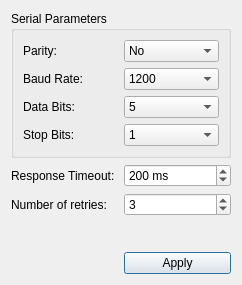
<?xml version="1.0" encoding="UTF-8"?>
<ui version="4.0">
 <class>SettingsDialog</class>
 <widget class="QDialog" name="SettingsDialog">
  <property name="geometry">
   <rect>
    <x>0</x>
    <y>0</y>
    <width>242</width>
    <height>285</height>
   </rect>
  </property>
  <property name="windowTitle">
   <string>Modbus Settings</string>
  </property>
  <layout class="QGridLayout" name="gridLayout">
   <item row="3" column="1">
    <spacer name="verticalSpacer">
     <property name="orientation">
      <enum>Qt::Vertical</enum>
     </property>
     <property name="sizeHint" stdset="0">
      <size>
       <width>20</width>
       <height>43</height>
      </size>
     </property>
    </spacer>
   </item>
   <item row="1" column="1">
    <widget class="QSpinBox" name="timeoutSpinner">
     <property name="accelerated">
      <bool>true</bool>
     </property>
     <property name="suffix">
      <string> ms</string>
     </property>
     <property name="minimum">
      <number>-1</number>
     </property>
     <property name="maximum">
      <number>5000</number>
     </property>
     <property name="singleStep">
      <number>20</number>
     </property>
     <property name="value">
      <number>200</number>
     </property>
    </widget>
   </item>
   <item row="1" column="0">
    <widget class="QLabel" name="label">
     <property name="text">
      <string>Response Timeout:</string>
     </property>
    </widget>
   </item>
   <item row="4" column="1">
    <widget class="QPushButton" name="applyButton">
     <property name="text">
      <string>Apply</string>
     </property>
    </widget>
   </item>
   <item row="0" column="0" colspan="2">
    <widget class="QGroupBox" name="groupBox">
     <property name="title">
      <string>Serial Parameters</string>
     </property>
     <layout class="QGridLayout" name="gridLayout_2">
      <item row="0" column="0">
       <widget class="QLabel" name="label_2">
        <property name="text">
         <string>Parity:</string>
        </property>
       </widget>
      </item>
      <item row="0" column="1">
       <widget class="QComboBox" name="parityCombo">
        <item>
         <property name="text">
          <string>No</string>
         </property>
        </item>
        <item>
         <property name="text">
          <string>Even</string>
         </property>
        </item>
        <item>
         <property name="text">
          <string>Odd</string>
         </property>
        </item>
        <item>
         <property name="text">
          <string>Space</string>
         </property>
        </item>
        <item>
         <property name="text">
          <string>Mark</string>
         </property>
        </item>
       </widget>
      </item>
      <item row="1" column="0">
       <widget class="QLabel" name="label_3">
        <property name="text">
         <string>Baud Rate:</string>
        </property>
       </widget>
      </item>
      <item row="1" column="1">
       <widget class="QComboBox" name="baudCombo">
        <item>
         <property name="text">
          <string>1200</string>
         </property>
        </item>
        <item>
         <property name="text">
          <string>1250000</string>
         </property>
        </item>
        <item>
         <property name="text">
          <string>2400</string>
         </property>
        </item>
        <item>
         <property name="text">
          <string>4800</string>
         </property>
        </item>
        <item>
         <property name="text">
          <string>9600</string>
         </property>
        </item>
        <item>
         <property name="text">
          <string>19200</string>
         </property>
        </item>
        <item>
         <property name="text">
          <string>38400</string>
         </property>
        </item>
        <item>
         <property name="text">
          <string>57600</string>
         </property>
        </item>
        <item>
         <property name="text">
          <string>115200</string>
         </property>
        </item>
       </widget>
      </item>
      <item row="2" column="0">
       <widget class="QLabel" name="label_4">
        <property name="text">
         <string>Data Bits:</string>
        </property>
       </widget>
      </item>
      <item row="2" column="1">
       <widget class="QComboBox" name="dataBitsCombo">
        <item>
         <property name="text">
          <string>5</string>
         </property>
        </item>
        <item>
         <property name="text">
          <string>6</string>
         </property>
        </item>
        <item>
         <property name="text">
          <string>7</string>
         </property>
        </item>
        <item>
         <property name="text">
          <string>8</string>
         </property>
        </item>
       </widget>
      </item>
      <item row="3" column="0">
       <widget class="QLabel" name="label_5">
        <property name="text">
         <string>Stop Bits:</string>
        </property>
       </widget>
      </item>
      <item row="3" column="1">
       <widget class="QComboBox" name="stopBitsCombo">
        <item>
         <property name="text">
          <string>1</string>
         </property>
        </item>
        <item>
         <property name="text">
          <string>3</string>
         </property>
        </item>
        <item>
         <property name="text">
          <string>2</string>
         </property>
        </item>
       </widget>
      </item>
     </layout>
    </widget>
   </item>
   <item row="2" column="0">
    <widget class="QLabel" name="label_6">
     <property name="text">
      <string>Number of retries:</string>
     </property>
    </widget>
   </item>
   <item row="2" column="1">
    <widget class="QSpinBox" name="retriesSpinner">
     <property name="value">
      <number>3</number>
     </property>
    </widget>
   </item>
  </layout>
 </widget>
 <resources/>
 <connections/>
</ui>
